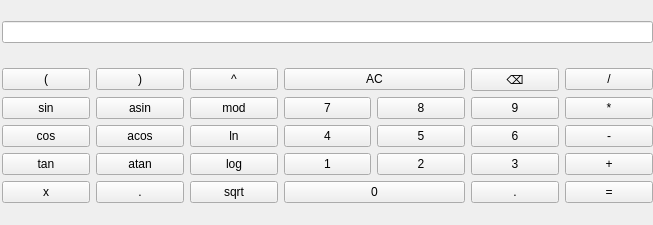
<?xml version="1.0" encoding="UTF-8"?>
<ui version="4.0">
 <class>MainWindow</class>
 <widget class="QMainWindow" name="MainWindow">
  <property name="geometry">
   <rect>
    <x>0</x>
    <y>0</y>
    <width>653</width>
    <height>225</height>
   </rect>
  </property>
  <property name="windowTitle">
   <string>MainWindow</string>
  </property>
  <widget class="QWidget" name="centralwidget">
   <widget class="QWidget" name="">
    <property name="geometry">
     <rect>
      <x>2</x>
      <y>2</y>
      <width>651</width>
      <height>221</height>
     </rect>
    </property>
    <layout class="QGridLayout" name="gridLayout_2">
     <item row="0" column="0">
      <widget class="QLineEdit" name="lineEdit">
       <property name="layoutDirection">
        <enum>Qt::RightToLeft</enum>
       </property>
      </widget>
     </item>
     <item row="1" column="0">
      <layout class="QGridLayout" name="gridLayout">
       <item row="0" column="0">
        <widget class="QPushButton" name="pushButton_op">
         <property name="text">
          <string>(</string>
         </property>
        </widget>
       </item>
       <item row="0" column="1">
        <widget class="QPushButton" name="pushButton_cp">
         <property name="text">
          <string>)</string>
         </property>
        </widget>
       </item>
       <item row="0" column="2">
        <widget class="QPushButton" name="pushButton_pow">
         <property name="text">
          <string>^</string>
         </property>
        </widget>
       </item>
       <item row="0" column="6">
        <widget class="QPushButton" name="pushButton_div">
         <property name="text">
          <string>/</string>
         </property>
        </widget>
       </item>
       <item row="1" column="0">
        <widget class="QPushButton" name="pushButton_sin">
         <property name="text">
          <string>sin</string>
         </property>
        </widget>
       </item>
       <item row="1" column="1">
        <widget class="QPushButton" name="pushButton_asin">
         <property name="text">
          <string>asin</string>
         </property>
        </widget>
       </item>
       <item row="1" column="2">
        <widget class="QPushButton" name="pushButton_mod">
         <property name="text">
          <string>mod</string>
         </property>
        </widget>
       </item>
       <item row="1" column="3">
        <widget class="QPushButton" name="pushButton_7">
         <property name="text">
          <string>7</string>
         </property>
        </widget>
       </item>
       <item row="1" column="4">
        <widget class="QPushButton" name="pushButton_8">
         <property name="text">
          <string>8</string>
         </property>
        </widget>
       </item>
       <item row="1" column="5">
        <widget class="QPushButton" name="pushButton_9">
         <property name="text">
          <string>9</string>
         </property>
        </widget>
       </item>
       <item row="1" column="6">
        <widget class="QPushButton" name="pushButton_mult">
         <property name="text">
          <string>*</string>
         </property>
        </widget>
       </item>
       <item row="2" column="0">
        <widget class="QPushButton" name="pushButton_cos">
         <property name="text">
          <string>cos</string>
         </property>
        </widget>
       </item>
       <item row="2" column="1">
        <widget class="QPushButton" name="pushButton_acos">
         <property name="text">
          <string>acos</string>
         </property>
        </widget>
       </item>
       <item row="2" column="2">
        <widget class="QPushButton" name="pushButton_ln">
         <property name="text">
          <string>ln</string>
         </property>
        </widget>
       </item>
       <item row="2" column="3">
        <widget class="QPushButton" name="pushButton_4">
         <property name="text">
          <string>4</string>
         </property>
        </widget>
       </item>
       <item row="2" column="4">
        <widget class="QPushButton" name="pushButton_5">
         <property name="text">
          <string>5</string>
         </property>
        </widget>
       </item>
       <item row="2" column="5">
        <widget class="QPushButton" name="pushButton_6">
         <property name="text">
          <string>6</string>
         </property>
        </widget>
       </item>
       <item row="2" column="6">
        <widget class="QPushButton" name="pushButton_minus">
         <property name="text">
          <string>-</string>
         </property>
        </widget>
       </item>
       <item row="3" column="0">
        <widget class="QPushButton" name="pushButton_tan">
         <property name="text">
          <string>tan</string>
         </property>
        </widget>
       </item>
       <item row="3" column="1">
        <widget class="QPushButton" name="pushButton_atan">
         <property name="text">
          <string>atan</string>
         </property>
        </widget>
       </item>
       <item row="3" column="2">
        <widget class="QPushButton" name="pushButton_log">
         <property name="text">
          <string>log</string>
         </property>
        </widget>
       </item>
       <item row="3" column="3">
        <widget class="QPushButton" name="pushButton_1">
         <property name="text">
          <string>1</string>
         </property>
        </widget>
       </item>
       <item row="3" column="4">
        <widget class="QPushButton" name="pushButton_2">
         <property name="text">
          <string>2</string>
         </property>
        </widget>
       </item>
       <item row="3" column="5">
        <widget class="QPushButton" name="pushButton_3">
         <property name="text">
          <string>3</string>
         </property>
        </widget>
       </item>
       <item row="3" column="6">
        <widget class="QPushButton" name="pushButton_plus">
         <property name="text">
          <string>+</string>
         </property>
        </widget>
       </item>
       <item row="4" column="0">
        <widget class="QPushButton" name="pushButton_x">
         <property name="text">
          <string>x</string>
         </property>
        </widget>
       </item>
       <item row="4" column="1">
        <widget class="QPushButton" name="pushButton_dot_7">
         <property name="text">
          <string>.</string>
         </property>
        </widget>
       </item>
       <item row="4" column="2">
        <widget class="QPushButton" name="pushButton_sqrt">
         <property name="text">
          <string>sqrt</string>
         </property>
        </widget>
       </item>
       <item row="4" column="3" colspan="2">
        <widget class="QPushButton" name="pushButton_0">
         <property name="text">
          <string>0</string>
         </property>
        </widget>
       </item>
       <item row="4" column="5">
        <widget class="QPushButton" name="pushButton_dot">
         <property name="text">
          <string>.</string>
         </property>
        </widget>
       </item>
       <item row="4" column="6">
        <widget class="QPushButton" name="pushButton_equal">
         <property name="text">
          <string>=</string>
         </property>
        </widget>
       </item>
       <item row="0" column="5">
        <widget class="QPushButton" name="pushButton_20">
         <property name="text">
          <string>⌫</string>
         </property>
        </widget>
       </item>
       <item row="0" column="3" colspan="2">
        <widget class="QPushButton" name="pushButton_AC">
         <property name="text">
          <string>AC</string>
         </property>
        </widget>
       </item>
      </layout>
     </item>
    </layout>
   </widget>
  </widget>
 </widget>
 <resources/>
 <connections/>
</ui>
